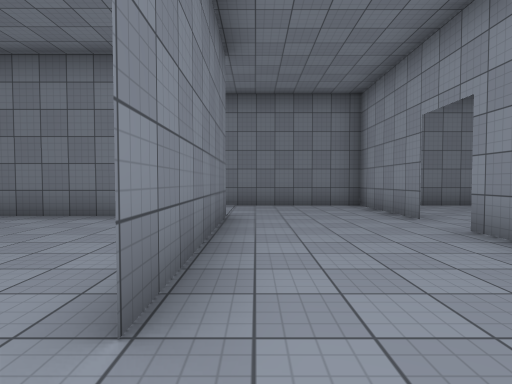
view 1 (above)

17 first-person views from a walk through a 3-D level made in the Unity game engine. The camera is 1.3 m above the floor, tilts 2° down and sees 80° across. The floor is counted in squares, 2 m on a side. Each view is taken from the middle of a square. On the plan, view 1 faces up. The plan holds only what a view shows up to about 10 squares ahead; the rest is blank. The place goes on beyond the plan. Surface patterns are stand-ins for the level's own textures.

view 2
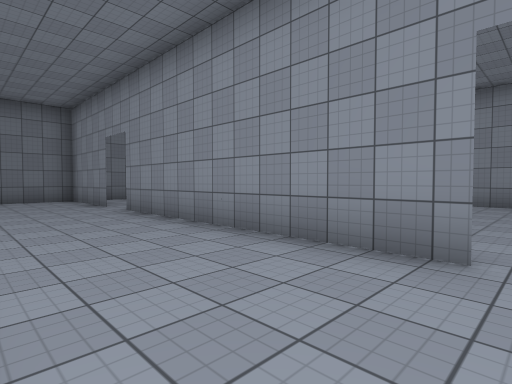

view 3
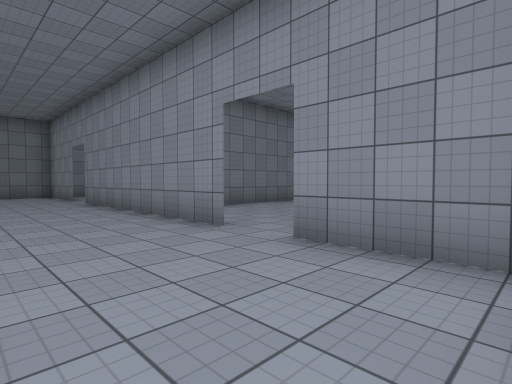

view 4
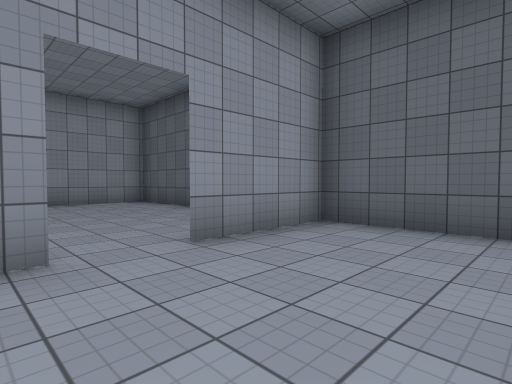

view 5
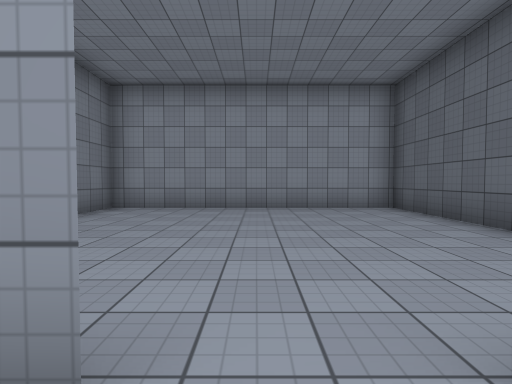

view 6
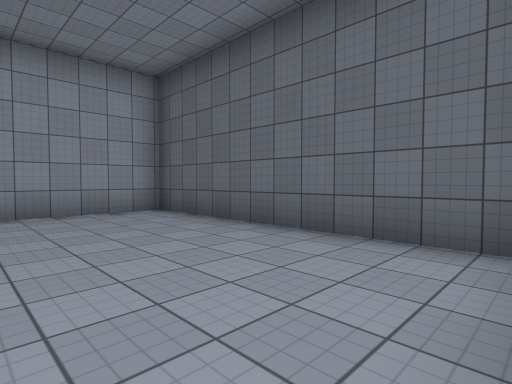

view 7
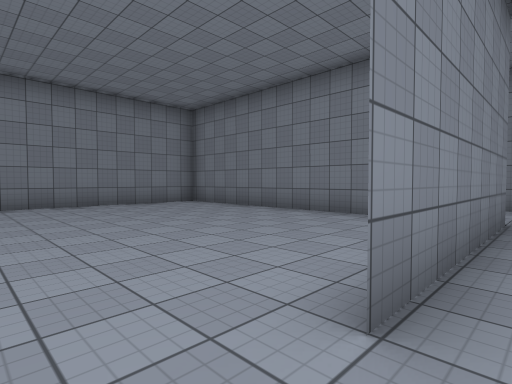

view 8
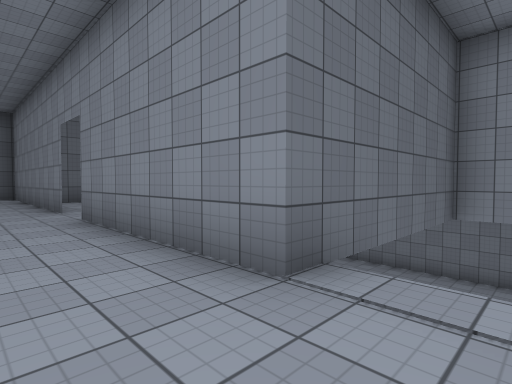

view 9
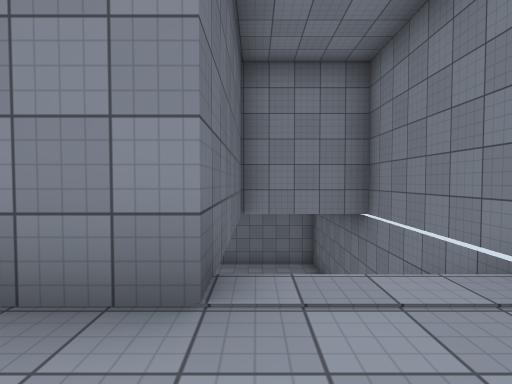

view 10
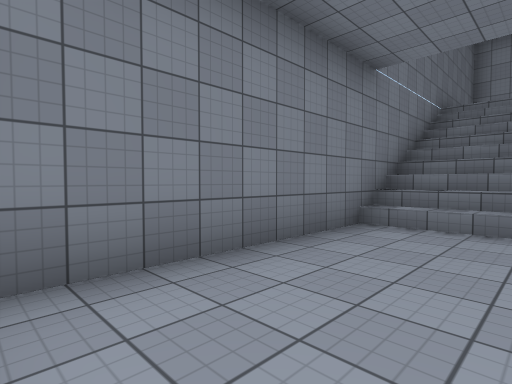

view 11
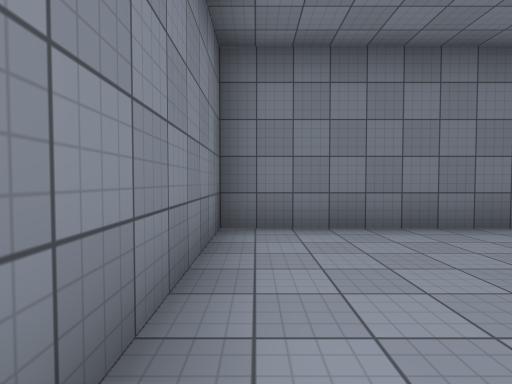

view 12
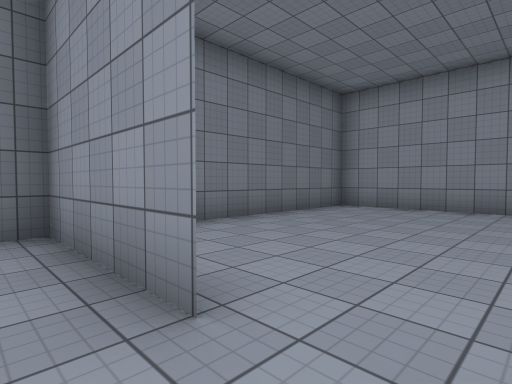

view 13
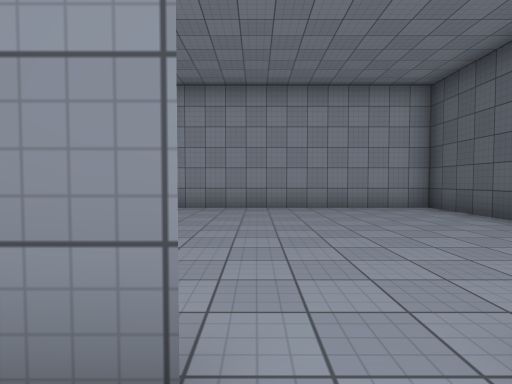

view 14
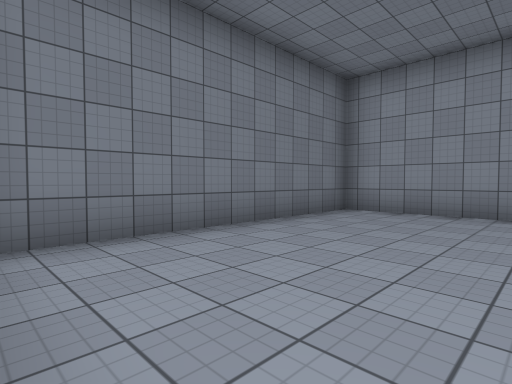

view 15
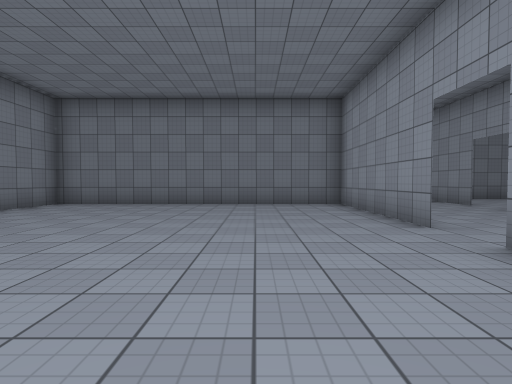

view 16
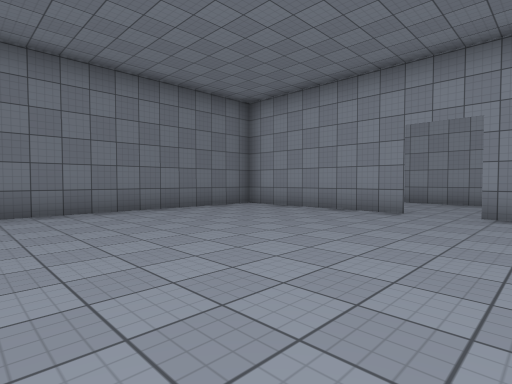

view 17
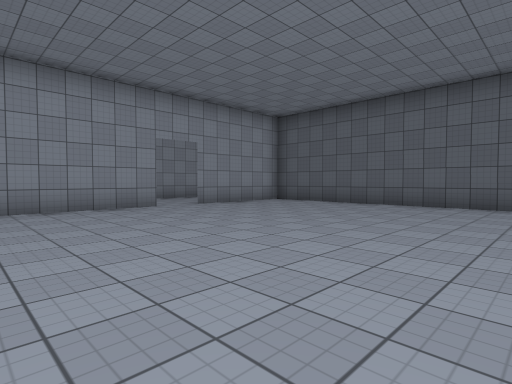

### Floor plan
Key: @ floor where view 1 was taken; # wall or solid block; . main floor; - floor 5 m lower than the main floor; / step, stairs or slope.
Columns run from 11 left of view 1 to 10 right of it. Each row starts with its distance up from view 1.
  9 ############### ######
  8 #-----/////...#......#
  7 #-----/////...#......#
  6 #-----  ###...#......#
  5 #--.......#..........#
  4 #--.......#..........#
  3    .......#...#......#
  2    .......#...#......#
  1    ...........########
  0    .......#@..#......#
 -1     ..........#......#
 -2     ..........#......#
 -3     .................#
 -4            ...#......#
 -5            ...#......#
 -6            ...#......#
 -7            ###########

Positions as (right, up) in squares from view 1, and headings:
1: (0, 0), facing up
2: (0, -3), facing up-right
3: (0, -6), facing up-right
4: (0, -2), facing down-right
5: (2, -3), facing right
6: (3, -3), facing down-right
7: (0, 0), facing up-left
8: (1, 7), facing down-left
9: (1, 6), facing left
10: (-10, 6), facing up-right
11: (-10, 4), facing up
12: (2, 4), facing up-right
13: (2, 5), facing right
14: (3, -3), facing up-right
15: (-3, -3), facing up
16: (-7, -1), facing up-right
17: (-8, 5), facing down-right
